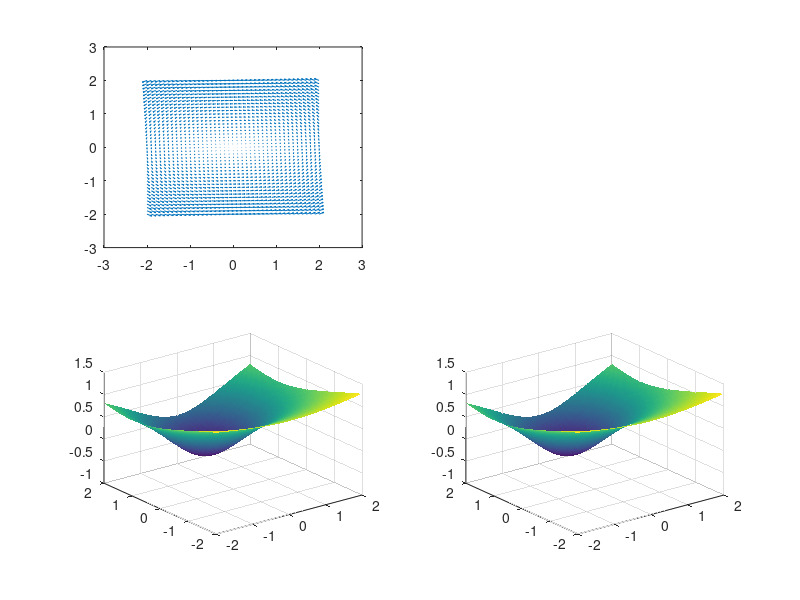

This chart was generated by the following MATLAB code:
function trashPatchAnimation1D()
%% For Liv's Sanity 
clf 

%% Variables 
% westPatchShorePollutionRate = 4064.18; %kg/year  
% 
% oceanDebrisWestPollutionRate = 2177.24; %kg/year
% 
% % eastPatchShorePollutionRate = 290.30; %kg/year 
% % 
% % oceanDebrisEastPollutionRate = 2177.24; %kg/year
% 
% %diffusion = 0.005425; %kg/year; 
% 
% westPatch = 14*16329325.33; %Size in kg
% 
% % eastPatch = 16329325.33; %Size in kg 
% 
% currentFromWestToEast = (21444.5*5.25); % Averaged current rates in km/year
%                                       %Converted into kg/year using density
% 
% %currentFromEastToWest = (1576.8*5.25); % Averaged current rates in km/year
%                                      % Converted into kg/year using density
%                                      
% westNormal = 1;
% %eastNormal = 1; 
% a = 1;
% b = 1;
% r = a^2 + b^2 ; 
% 
% 

% xMin = 1;
% xMax = 10;
% yMin = 1;
% yMax = 10;

x = 2; 
y = 2; 

%                                      
%time = 1; % Current time (future iterations will be in years from present.)


%% Running code 

%% This is divgrad Field #1 

     X = linspace(-2, 2);
     Y = linspace(-2, 2); 
     U0 = zeros(100,100);
     size(U0)
     function res = Udipole(t,x,y)
         res = [0.5* log(((x - 1)^2 + y^2))];
     end
     for i = 1: 100 
        for j = 1:100
         U0(i,j) = Udipole(0, X(i), Y(j));
        end
     end 
     U0 = reshape(U0,[10000,1]); 
     %Convert to matrix
     function divgrad = Divgrad(~, V)
           size(V)
           V = reshape(V,[100,100]);
           [dx, dy] = gradient(V);
           divgrad = divergence(dx,dy);
           divgrad = reshape(divgrad,[10000, 1]);
     end 
     [t,y] = ode45(@Divgrad, [0 100], U0);
     subplot(2,2,3);
     for i = 1: length(t) 
         axis([-1 1 -1 1 -3 3]); %axis([xMin xMax yMin yMax]); 
         pause(.1);
         U = reshape(y(i,:), [100 100]);
         surf(X,Y,U,'EdgeColor','none')
     end 
    
%% This is divgrad field #2 

     X2 = linspace(-2, 2);
     Y2 = linspace(-2, 2); 
     U20 = zeros(100,100);
     size(U20)
     function res = Udipole2(t,x,y)
         res = [0.5* log(((x - 1)^2 + y^2))];
     end
     for i = 1: 100 
        for j = 1:100
         U20(i,j) = Udipole2(0, X2(i), Y2(j));
        end
     end 
     U20 = reshape(U20,[10000,1]); 
     %Convert to matrix
     function divgrad2 = Divgrad2(~, V2)
           size(V2)
           V2 = reshape(V2,[100,100]);
           [dx2, dy2] = gradient(V2);
           divgrad2 = divergence(dx2,dy2);
           divgrad2 = reshape(divgrad2,[10000, 1]);
     end 
     [t,y] = ode45(@Divgrad2, [0 100], U20);
     subplot(2,2,4);
     for i = 1: length(t) 
         axis([-1 1 -1 1 -3 3]); %axis([xMin xMax yMin yMax]); 
         pause(.1);
         U2 = reshape(y(i,:), [100 100]);
         surf(X2,Y2,U2,'EdgeColor','none')
     end 

   
    %% This is for plotting the vector field

    X3 = -2:.1:2;
    Y3 = X3;
    [x,y] = meshgrid(X3);
    u = -y;
    v = .5*x;
    subplot(2,2,1);
    quiver(x,y,u,v) 
    
end    


           